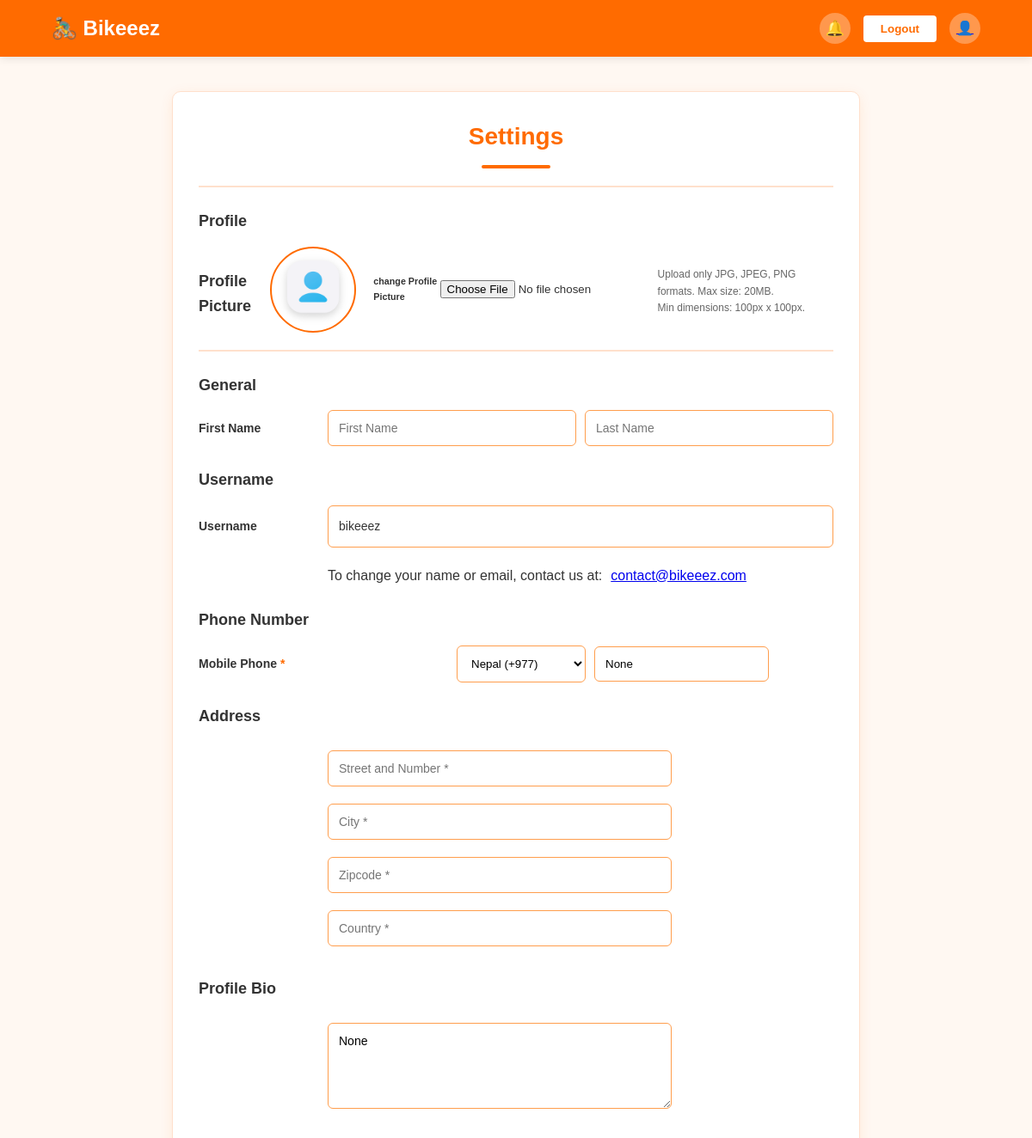
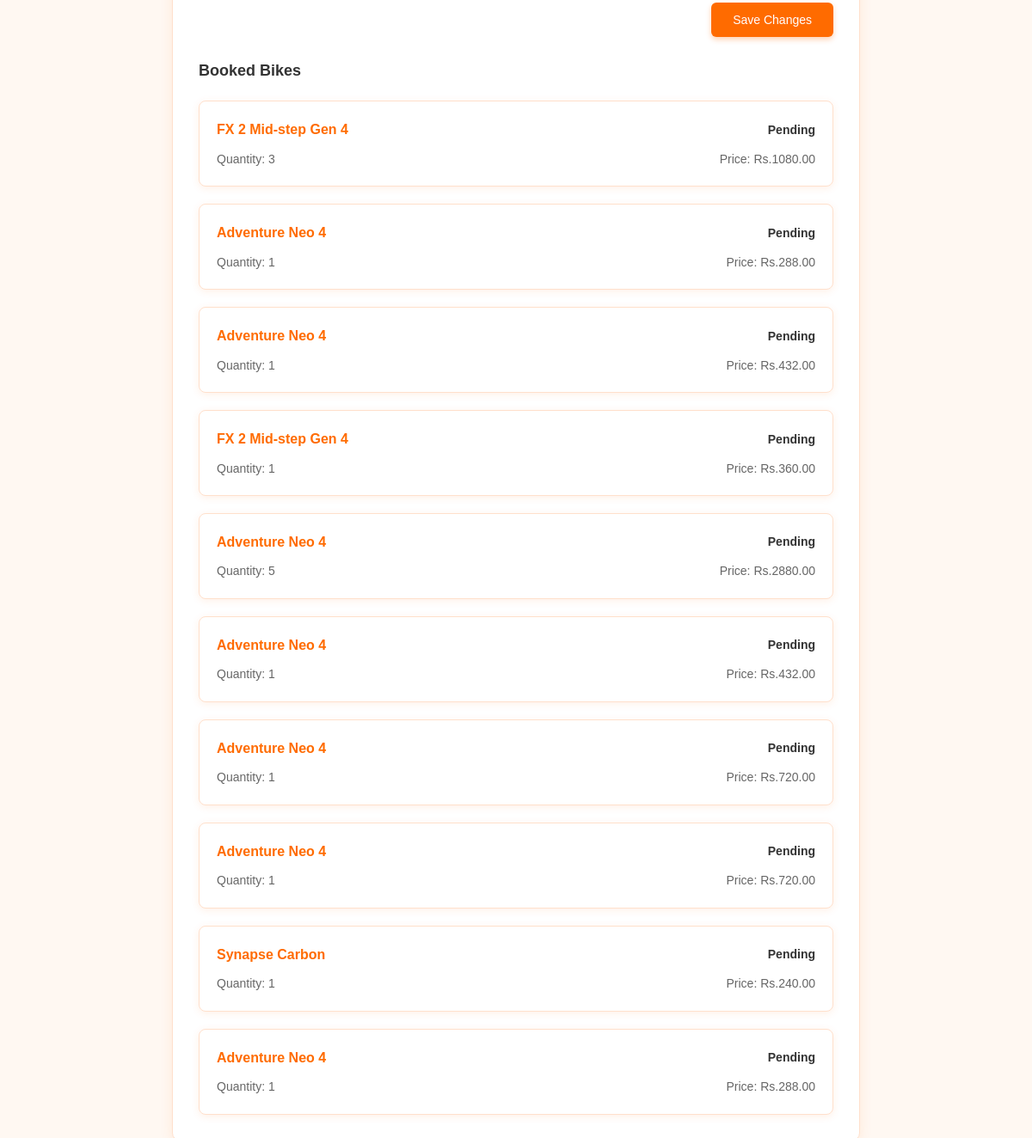
Page /users/profile/ (signed in) on the committed database (2 pictures, top to bottom).
### users/models.py (models this page shows, shortened)
class UserProfile(models.Model):
    user = models.OneToOneField(User, on_delete = models.CASCADE)
    profile_pic = models.ImageField(upload_to='profile_pics/', blank=True, null=True, default='default_profile_pic.png')
    phone_number = models.CharField(max_length=20, blank=True, null=True)  # <--- Added this line
    street_number = models.CharField(max_length = 10) #hello
    zipcode = models.CharField(max_length = 10)
    city = models.CharField(max_length=50)
    country = models.CharField(max_length = 50)
    bio = models.TextField(blank=True, null = True)

### booking/models.py (models this page shows, shortened)
class Booking(models.Model):
    user = models.ForeignKey(User, on_delete=models.CASCADE)  # Links the booking to a user
    bike = models.ForeignKey(Bikes, on_delete=models.CASCADE)  # Links the booking to a bike
    start_date = models.DateField()  # Start date of the booking
    end_date = models.DateField()  # End date of the booking
    quantity = models.PositiveIntegerField(default=1)  # Number of bikes being rented
    total_price = models.DecimalField(max_digits=10, decimal_places=2)  # Total price for the booking
    created_at = models.DateTimeField(auto_now_add=True)  # Automatically set creation time
    status = models.CharField(max_length=20, default='Pending')  # Booking status (e.g., Pending, Confirmed)

### bikes/models.py (models this page shows, shortened)
class Bikes(models.Model):
    name = models.CharField(max_length = 100)
    description = models.TextField(blank = True)
    short_description = models.TextField(blank = True)
    category = models.CharField(max_length=50, choices=[
        ('mountain','Mountain'),
        ('city','City'),
        ('electric', 'Electric'),
        ('road','Road'),
        ('hybrid','Hybrid'),
    ])
    image = models.ImageField(upload_to = 'bike_image/', null=True, blank=True)
    image_2 = models.ImageField(upload_to='bike_image/', null=True, blank=True)
    image_3 = models.ImageField(upload_to='bike_image/', null=True, blank=True)
    image_4 = models.ImageField(upload_to='bike_image/', null=True, blank=True)
    daily_rate = models.DecimalField(max_digits=6, decimal_places=2)
    weekly_rate = models.DecimalField(max_digits=6, decimal_places=2)
    is_available = models.BooleanField(default = True)
    location = models.CharField(max_length=100, blank=True)
    latitude = models.FloatField(default=80)
    longitude = models.FloatField(default=80)
    rating = models.DecimalField(max_digits=2, decimal_places=1, default=Decimal('0.0'))
    quantity = models.PositiveIntegerField(default=1)
    created_at = models.DateTimeField(auto_now_add=True)
    updated_at = models.DateTimeField(auto_now = True)
    condition = models.TextField(null=True, blank=True)

### users/views.py (the view)
# urls.py: path('profile/', views.profile_view, name ='profile'),
@login_required
def profile_view(request):
    user = request.user
    profile, created = UserProfile.objects.get_or_create(user=user)
    user_ratings = BikeRating.objects.filter(user=user)
    user_ratings_by_bike = {r.bike.id: r for r in user_ratings}
    booked_bikes = Booking.objects.filter(user=user)  # Fetching all bookings made by the user
    if request.method == 'POST':
        form = UserProfileForm(request.POST, request.FILES, instance=profile, user=user)
        if form.is_valid():
            user.first_name = form.cleaned_data['first_name']
            user.last_name = form.cleaned_data['last_name']
            user.save()
            form.save()
            return redirect('profile')
    else:
        form = UserProfileForm(instance=profile, user=user)
    return render(request, 'profile.html', {
    'form': form,
    'profile': profile,
    'user_rentals': booked_bikes,
    'user_profile': profile,
    'user_ratings': user_ratings_by_bike,  # ✅ New line
})

### users/forms.py
class UserProfileForm(forms.ModelForm):
    first_name = forms.CharField(max_length=30)
    last_name = forms.CharField(disabled=True)
    username = forms.CharField(disabled=True)  # ✅ ADD THIS LINE
    class Meta:
        model = UserProfile
        fields = ['street_number', 'zipcode', 'city', 'country', 'profile_pic', 'bio']
    def __init__(self, *args, **kwargs):
        user = kwargs.pop('user', None)
        super(UserProfileForm, self).__init__(*args, **kwargs)
        if user:
            self.fields['first_name'].initial = user.first_name
            self.fields['last_name'].initial = user.last_name
            self.fields['username'].initial = user.username  # ✅ This will now work!

### bike_rental/templates/profile.html (shortened to what this page needs)
{% load static %}
<!DOCTYPE html>
<html lang="en">
<head>
</head>
<body>
  <header class="header">
    <button type="button" class="logo" data-url="{% url 'home' %}" onclick="redirectToHome()">
      🚴‍♂️ Bikeeez
    </button>
    <div class="language-currency">
      <button type="button" class="notification-btn" onclick="toggleNotificationPopup()">🔔</button>
      <button type="button" class="loginBtn" data-url="/logout" onclick="redirectToLogout()">
        Logout
      </button>
      <a href="{% url 'profile' %}">
        <div class="user-icon">👤</div>
      </a>
    </div>
  </header>
  <div class="container">
    <h2>Settings</h2>
    <hr />
    <form method="POST" enctype="multipart/form-data">
      <h3>Profile</h3>
      <div class="profile-section">
        {% if profile.profile_pic %}
        <h3>Profile Picture</h3>
        <img src="{{ profile.profile_pic.url }}" alt="Profile Picture" class="profile-pic" />
        <h6>change Profile Picture</h6>
        <input type="file" name="profile_pic" accept="image/png, image/jpeg, image/jpg" />
        <p class="profile-text">
          Upload only JPG, JPEG, PNG formats. Max size: 20MB.<br />
          Min dimensions: 100px x 100px.
        </p>
        {% endif %}
      </div>
      <hr />
      <h3>General</h3>
      <div class="form-row">
        <div class="form-label">First Name</div>
        <input type="text" name="first_name" class="form-input form-input-small" value="{{ form.first_name.value }}"
          placeholder="First Name" />
        <input type="text" name="last_name" class="form-input form-input-small" value="{{ form.last_name.value }}"
          placeholder="Last Name" style="margin-left: 10px" />
      </div>
      <h3>Username</h3>
      <div class="form-row">
        <div class="form-label">Username</div>
        <div class="form-input">{{ user.username }}</div>
      </div>
      <p class="email-note">
        To change your name or email, contact us at:
        <a href="mailto:contact@bikeeez.com">contact@bikeeez.com</a>
      </p>
      <h3>Phone Number</h3>
      <div class="form-row">
        <div class="form-label">
          Mobile Phone <span class="required">*</span>
        </div>
        <div class="phone-input">
          <select class="country-select" name="country">
            <option value="Nepal">Nepal (+977)</option>
          </select>
          <input type="tel" class="phone-field" name="phone_number" placeholder="Phone number"
            value="{{ profile.phone_number }}" />
        </div>
      </div>
      <h3>Address</h3>
      <input type="text" class="address-input" name="street_number" placeholder="Street and Number *"
        value="{{ profile.street_number }}" />
      <input type="text" class="address-input" name="city" placeholder="City *" value="{{ profile.city }}" />
      <input type="text" class="address-input" name="zipcode" placeholder="Zipcode *" value="{{ profile.zipcode }}" />
      <input type="text" class="address-input" name="country" placeholder="Country *" value="{{ profile.country }}" />
      <h3>Profile Bio</h3>
      <textarea class="bio-textarea" name="bio">{{ profile.bio }}</textarea>
      <div class="button-group">
        <button type="submit" class="save-btn">Save Changes</button>
      </div>
    </form>
    <h3>Booked Bikes</h3>
    <div class="booked-bikes-container">
      {% for booking in user_rentals %}
      <div class="bike-card" onclick="openPopup('popup-{{ booking.id }}')">
        <div class="bike-card-header">
          <h4>{{ booking.bike.name }}</h4>
          <span class="status-{{ booking.status }}">{{ booking.status }}</span>
        </div>
        <div class="bike-card-details">
          <span>Quantity: {{ booking.quantity }}</span>
          <span>Price: Rs.{{ booking.total_price }}</span>
        </div>
      </div>
      {% endfor %}
    </div>
  </div>
</body>
</html>

### bike_rental/templates/profile.html (style rules this page uses)
* { margin: 0; padding: 0; box-sizing: border-box; font-family: "Arial", sans-serif; }
body { color: #333; line-height: 1.6; background-color: #fff8f2; }
.header { display: flex; justify-content: space-between; align-items: center; padding: 15px 5%; background-color: #ff6b00; box-shadow: 0 2px 10px rgba(0, 0, 0, 0.1); }
.logo { font-size: 24px; font-weight: bold; color: white; background-color: #ff6b00; border: none; }
.language-currency { display: flex; align-items: center; gap: 15px; }
.loginBtn { padding: 8px 20px; background-color: white; color: #ff6b00; border: none; border-radius: 4px; cursor: pointer; font-weight: bold; transition: all 0.3s; }
.user-icon { width: 36px; height: 36px; border-radius: 50%; background-color: rgba(255, 255, 255, 0.3); display: flex; justify-content: center; align-items: center; cursor: pointer; color: white; transition: all 0.3s; }
.notification-btn { width: 36px; height: 36px; border-radius: 50%; background-color: rgba(255, 255, 255, 0.3); border: none; cursor: pointer; color: white; font-size: 18px; display: flex; justify-content: center; align-items: center; transition: all 0.3s; position: relative; }
.container { width: 80%; max-width: 800px; margin: 40px auto; background: white; padding: 30px; border-radius: 10px; box-shadow: 0 4px 15px rgba(255, 107, 0, 0.1); border: 1px solid #ffe0cc; }
h2 { font-size: 28px; color: #ff6b00; margin-bottom: 20px; text-align: center; position: relative; }
h2:after { content: ""; display: block; width: 80px; height: 4px; background: #ff6b00; margin: 10px auto 0; border-radius: 2px; }
h3 { font-size: 18px; color: #333; margin: 25px 0 15px; }
hr { border: 1px solid #ffe0cc; margin: 20px 0; }
.profile-section { display: flex; align-items: center; justify-content: center; margin-bottom: 20px; }
.profile-pic { width: 100px; height: 100px; border-radius: 50%; object-fit: cover; margin-right: 20px; border: 2px solid #ff6b00; transition: all 0.3s; }
.profile-text { font-size: 12px; color: #666; margin-top: 5px; }
.form-row { display: flex; align-items: center; margin-bottom: 20px; }
.form-label { width: 150px; font-size: 14px; color: #333; font-weight: bold; }
.form-input { flex: 1; padding: 12px; border: 1px solid #ff9e4d; border-radius: 6px; font-size: 14px; background-color: rgba(255, 255, 255, 0.8); transition: all 0.3s; }
.form-input-small { width: 150px; }
.email-note, .phone-input { display: flex; gap: 10px; align-items: center; margin-left: 150px; }
.country-select { width: 150px; padding: 12px; border: 1px solid #ff9e4d; border-radius: 6px; background-color: rgba(255, 255, 255, 0.8); }
.phone-field { flex: 1; padding: 12px; border: 1px solid #ff9e4d; border-radius: 6px; }
.address-input, .bio-textarea { width: 100%; max-width: 400px; padding: 12px; border: 1px solid #ff9e4d; border-radius: 6px; font-size: 14px; margin: 10px 0 10px 150px; background-color: rgba(255, 255, 255, 0.8); }
.bio-textarea { height: 100px; resize: vertical; }
.button-group { display: flex; justify-content: flex-end; gap: 15px; margin-top: 20px; }
.save-btn { background-color: #ff6b00; color: white; border: none; padding: 12px 25px; border-radius: 6px; cursor: pointer; font-size: 14px; transition: all 0.3s; box-shadow: 0 3px 6px rgba(255, 107, 0, 0.3); }
.required { color: #ff6b00; }
.booked-bikes-container { display: flex; flex-direction: column; gap: 20px; margin-top: 20px; }
.bike-card { background: #fff; border: 1px solid #ffe0cc; border-radius: 8px; padding: 20px; box-shadow: 0 2px 10px rgba(255, 107, 0, 0.1); transition: all 0.3s; cursor: pointer; }
.bike-card-header { display: flex; justify-content: space-between; align-items: center; margin-bottom: 10px; }
.bike-card-header h4 { font-size: 16px; color: #ff6b00; font-weight: bold; margin: 0; }
.bike-card-header span { font-size: 14px; font-weight: bold; }
.bike-card-details { display: flex; justify-content: space-between; font-size: 14px; color: #666; }

### rows in the picture
UserProfile: profile_pic (placeholder picture), phone_number "None", bio "None"
Booking: bike.name "FX 2 Mid-step Gen 4", status "Pending", quantity "3", total_price "1080.00"
Booking: bike.name "Adventure Neo 4", status "Pending", quantity "1", total_price "288.00"
Booking: bike.name "Adventure Neo 4", status "Pending", quantity "1", total_price "432.00"
Booking: bike.name "FX 2 Mid-step Gen 4", status "Pending", quantity "1", total_price "360.00"
Booking: bike.name "Adventure Neo 4", status "Pending", quantity "5", total_price "2880.00"
Booking: bike.name "Adventure Neo 4", status "Pending", quantity "1", total_price "432.00"
Booking: bike.name "Adventure Neo 4", status "Pending", quantity "1", total_price "720.00"
Booking: bike.name "Adventure Neo 4", status "Pending", quantity "1", total_price "720.00"
Booking: bike.name "Synapse Carbon", status "Pending", quantity "1", total_price "240.00"
Booking: bike.name "Adventure Neo 4", status "Pending", quantity "1", total_price "288.00"

### other values in the picture
{{ user.username }} "bikeeez"
